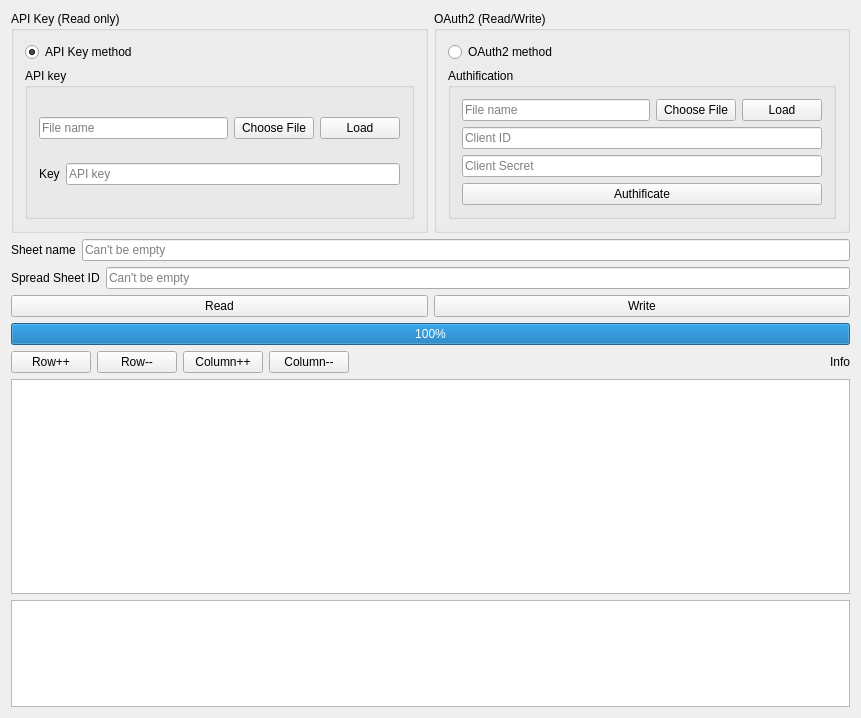
<?xml version="1.0" encoding="UTF-8"?>
<ui version="4.0">
 <class>GoogleSheetsModifier</class>
 <widget class="QWidget" name="GoogleSheetsModifier">
  <property name="geometry">
   <rect>
    <x>0</x>
    <y>0</y>
    <width>861</width>
    <height>718</height>
   </rect>
  </property>
  <property name="windowTitle">
   <string>Google Sheets communicator</string>
  </property>
  <layout class="QVBoxLayout" name="verticalLayout_3" stretch="0,0,0,0,0">
   <item>
    <layout class="QHBoxLayout" name="horizontalLayout_9">
     <property name="leftMargin">
      <number>0</number>
     </property>
     <property name="bottomMargin">
      <number>0</number>
     </property>
     <item>
      <widget class="QGroupBox" name="groupBox_4">
       <property name="title">
        <string>API Key (Read only)</string>
       </property>
       <layout class="QVBoxLayout" name="verticalLayout_6">
        <item>
         <widget class="QRadioButton" name="radioButtonAPI_key">
          <property name="text">
           <string>API Key method</string>
          </property>
          <property name="checked">
           <bool>true</bool>
          </property>
         </widget>
        </item>
        <item>
         <widget class="QGroupBox" name="groupBox_API_KEY">
          <property name="title">
           <string>API key</string>
          </property>
          <layout class="QVBoxLayout" name="verticalLayout">
           <item>
            <layout class="QHBoxLayout" name="horizontalLayout_4" stretch="3,1,1">
             <property name="sizeConstraint">
              <enum>QLayout::SetNoConstraint</enum>
             </property>
             <item>
              <widget class="QLineEdit" name="lineAPI_key_filename">
               <property name="placeholderText">
                <string>File name</string>
               </property>
              </widget>
             </item>
             <item>
              <widget class="QPushButton" name="Button_API_key_file_choose">
               <property name="text">
                <string>Choose File</string>
               </property>
              </widget>
             </item>
             <item>
              <widget class="QPushButton" name="Button_API_key_file_load">
               <property name="text">
                <string>Load</string>
               </property>
              </widget>
             </item>
            </layout>
           </item>
           <item>
            <layout class="QHBoxLayout" name="horizontalLayout_5">
             <item>
              <widget class="QLabel" name="label_3">
               <property name="text">
                <string>Key</string>
               </property>
              </widget>
             </item>
             <item>
              <widget class="QLineEdit" name="line_API_Key">
               <property name="readOnly">
                <bool>true</bool>
               </property>
               <property name="placeholderText">
                <string>API key</string>
               </property>
              </widget>
             </item>
            </layout>
           </item>
          </layout>
         </widget>
        </item>
       </layout>
      </widget>
     </item>
     <item>
      <widget class="QGroupBox" name="groupBox_3">
       <property name="title">
        <string>OAuth2 (Read/Write)</string>
       </property>
       <layout class="QVBoxLayout" name="verticalLayout_5">
        <item>
         <widget class="QRadioButton" name="radioButton_OAuth2">
          <property name="text">
           <string>OAuth2 method</string>
          </property>
         </widget>
        </item>
        <item>
         <widget class="QGroupBox" name="groupBox_2">
          <property name="title">
           <string>Authification</string>
          </property>
          <layout class="QVBoxLayout" name="verticalLayout_4">
           <item>
            <layout class="QHBoxLayout" name="horizontalLayout_10">
             <property name="bottomMargin">
              <number>0</number>
             </property>
             <item>
              <widget class="QLineEdit" name="lineEdit_OAuth_filename">
               <property name="placeholderText">
                <string>File name</string>
               </property>
              </widget>
             </item>
             <item>
              <widget class="QPushButton" name="Button_OAuth_choosefile">
               <property name="text">
                <string>Choose File</string>
               </property>
              </widget>
             </item>
             <item>
              <widget class="QPushButton" name="Button_OAuth_LoadFile">
               <property name="text">
                <string>Load</string>
               </property>
              </widget>
             </item>
            </layout>
           </item>
           <item>
            <layout class="QHBoxLayout" name="horizontalLayout_7">
             <item>
              <widget class="QLineEdit" name="lineClientID">
               <property name="placeholderText">
                <string>Client ID</string>
               </property>
              </widget>
             </item>
            </layout>
           </item>
           <item>
            <layout class="QHBoxLayout" name="horizontalLayout_8">
             <property name="bottomMargin">
              <number>0</number>
             </property>
             <item>
              <widget class="QLineEdit" name="lineClientSecret">
               <property name="placeholderText">
                <string>Client Secret</string>
               </property>
              </widget>
             </item>
            </layout>
           </item>
           <item>
            <widget class="QPushButton" name="ButtonAuth">
             <property name="text">
              <string>Authificate</string>
             </property>
            </widget>
           </item>
          </layout>
         </widget>
        </item>
       </layout>
      </widget>
     </item>
    </layout>
   </item>
   <item>
    <layout class="QVBoxLayout" name="verticalLayout_2">
     <property name="bottomMargin">
      <number>0</number>
     </property>
     <item>
      <layout class="QHBoxLayout" name="horizontalLayout_2">
       <item>
        <widget class="QLabel" name="label">
         <property name="text">
          <string>Sheet name</string>
         </property>
        </widget>
       </item>
       <item>
        <widget class="QLineEdit" name="lineSheetName">
         <property name="placeholderText">
          <string>Can't be empty</string>
         </property>
        </widget>
       </item>
      </layout>
     </item>
     <item>
      <layout class="QHBoxLayout" name="horizontalLayout_3">
       <item>
        <widget class="QLabel" name="label_2">
         <property name="text">
          <string>Spread Sheet ID</string>
         </property>
        </widget>
       </item>
       <item>
        <widget class="QLineEdit" name="lineSpreadSheetID">
         <property name="placeholderText">
          <string>Can't be empty</string>
         </property>
        </widget>
       </item>
      </layout>
     </item>
     <item>
      <layout class="QHBoxLayout" name="horizontalLayout">
       <item>
        <widget class="QPushButton" name="ButtonRead">
         <property name="text">
          <string>Read</string>
         </property>
        </widget>
       </item>
       <item>
        <widget class="QPushButton" name="ButtonWrite">
         <property name="text">
          <string>Write</string>
         </property>
        </widget>
       </item>
      </layout>
     </item>
    </layout>
   </item>
   <item>
    <widget class="QProgressBar" name="progressBar">
     <property name="value">
      <number>100</number>
     </property>
    </widget>
   </item>
   <item>
    <layout class="QHBoxLayout" name="horizontalLayout_6">
     <property name="bottomMargin">
      <number>0</number>
     </property>
     <item>
      <widget class="QPushButton" name="ButtonAddRow">
       <property name="text">
        <string>Row++</string>
       </property>
      </widget>
     </item>
     <item>
      <widget class="QPushButton" name="ButtonRemoveRow">
       <property name="text">
        <string>Row--</string>
       </property>
      </widget>
     </item>
     <item>
      <widget class="QPushButton" name="ButtonAddColumn">
       <property name="text">
        <string>Column++</string>
       </property>
      </widget>
     </item>
     <item>
      <widget class="QPushButton" name="ButtonRemoveColumn">
       <property name="text">
        <string>Column--</string>
       </property>
      </widget>
     </item>
     <item>
      <spacer name="horizontalSpacer">
       <property name="orientation">
        <enum>Qt::Horizontal</enum>
       </property>
       <property name="sizeHint" stdset="0">
        <size>
         <width>40</width>
         <height>20</height>
        </size>
       </property>
      </spacer>
     </item>
     <item>
      <widget class="QLabel" name="InfoLabel">
       <property name="text">
        <string>Info</string>
       </property>
      </widget>
     </item>
    </layout>
   </item>
   <item>
    <layout class="QVBoxLayout" name="verticalLayout_7" stretch="2,1">
     <property name="bottomMargin">
      <number>0</number>
     </property>
     <item>
      <widget class="QTableView" name="tableGoogleSheets"/>
     </item>
     <item>
      <widget class="QTextEdit" name="textEdit"/>
     </item>
    </layout>
   </item>
  </layout>
 </widget>
 <layoutdefault spacing="6" margin="11"/>
 <resources/>
 <connections/>
</ui>
